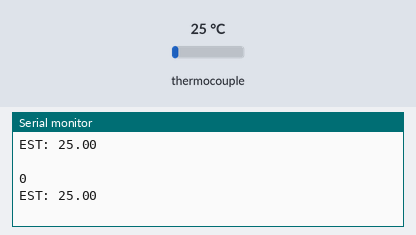
Simulated run of this program. Board: ESP32-S3. Parts: the last lines printed to the serial monitor. The inputs (shaded band) are chosen by the test bench; at power-on: thermocouple 25 °C.

Above: at 1.2 s.
1.3 s: thermocouple set to 6 °C
At 1.69 s:
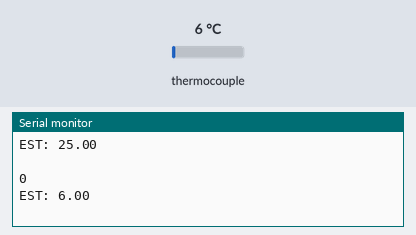
2.8 s: thermocouple set to 75 °C
At 3.19 s:
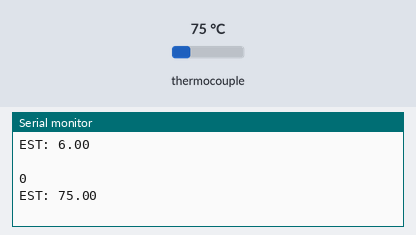
Timing chart, 0 to 5.8 s (numbered marks = the images above; inputs shaded):
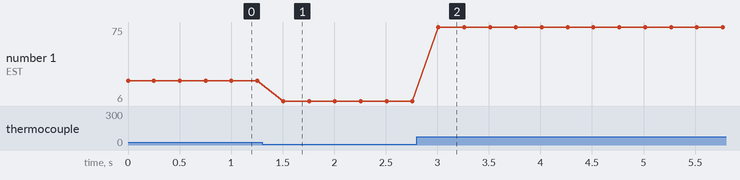

Measured:
- after the input at 1.3 s, the serial monitor: prints a new line after 0.21 s (image 1)
- after the input at 2.8 s, the serial monitor: prints a new line after 0.21 s (image 2)
- plotted number 1: 25 → 6 after the input at 1.3 s, 6 → 75 after the input at 2.8 s

The program:

main.cpp
```cpp
#include <Arduino.h>
//Este solo muestra una lectura cada un segundo
//Todo el proceso es mediante la sigueinte biblioteca
#include "MAX6675.h"

const int dtaPin = 9; //SO=Serial Out
const int clckPin = 11; //SCK=Serial Clock Pin
const int selectPin = 10; //CS = chip select CS Pin

MAX6675 thermoCouple(selectPin, dtaPin, clckPin);
int estado;
float temp;
void setup() {
  Serial.begin(115200);
  SPI.begin();

  thermoCouple.begin();
  thermoCouple.setSPIspeed(4000000);
}

void loop() {
  estado = thermoCouple.read();
  temp = thermoCouple.getTemperature();
  Serial.println(estado);
  Serial.print("EST: ");
  Serial.println(temp);
  Serial.println(" ");
  delay(250);

}
```
